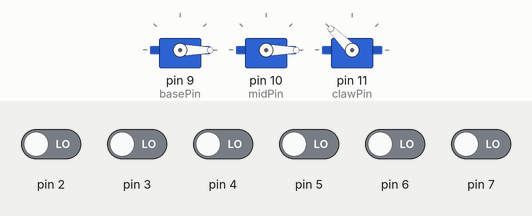
Recording of a sketch running on a simulated Arduino Uno, built with avr-gcc and run on an emulated ATmega328P. Parts: 3 × servo. The inputs (shaded band) are chosen by the test bench; at power-on: pin 2–7 LOW.

Above: at 1.2 s.
1.3 s: pin 2 driven HIGH
At 4.0 s:
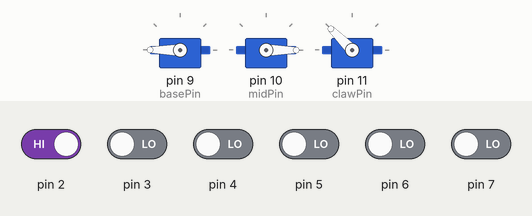
4.3 s: pin 2 driven LOW and pin 6 driven HIGH
At 5.2 s:
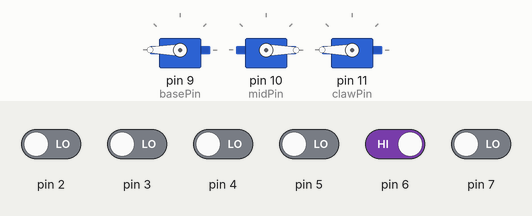
6.2 s: pin 3 driven HIGH
At 8.9 s:
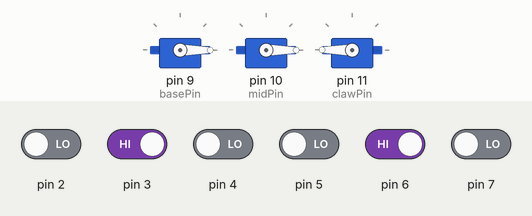
9.2 s: pin 3 driven LOW and pin 4 driven HIGH
At 11.9 s:
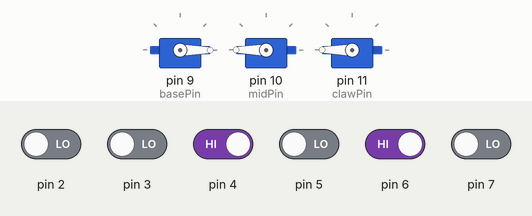
12.2 s: pin 2 driven HIGH
At 14.9 s:
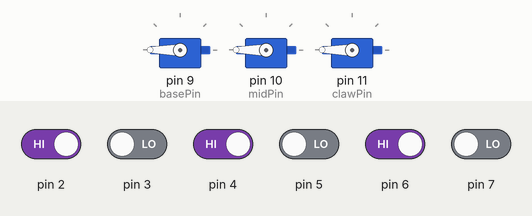
Timing chart, 0 to 16.2 s (numbered marks = the images above; inputs shaded):
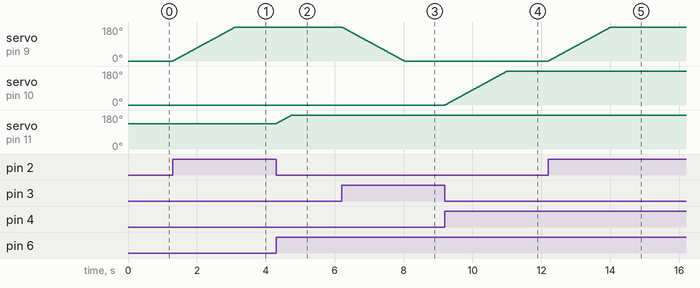

Measured:
- after the input at 1.3 s, servo on pin 9 (basePin): moves from 0° to 180° over 1.8 s, starting at once
- after the input at 4.3 s, servo on pin 11 (clawPin): moves from 135° to 180° over 0.44 s, starting at once
- after the input at 6.2 s, servo on pin 9 (basePin): moves from 180° to 0° over 1.8 s, starting at once
- after the input at 9.2 s, servo on pin 10 (midPin): moves from 0° to 180° over 1.8 s, starting at once
- after the input at 12.2 s, servo on pin 9 (basePin): moves from 0° to 180° over 1.8 s, starting at once

The sketch:

Lesson4_AdvancedProgramming_DigitalControl.ino
```cpp
#include <Servo.h>

//Button Pin Variables
bool button1;
bool button2;
bool button3;
bool button4;
bool button5;
bool button6;

//Servo Pin Variables
int basePin = 9;
int midPin = 10;
int clawPin = 11;

//Variables for Initial Servo Positions - you may want to modify these values depending on how the arm was built
float basePosition = 0;
int midPosition = 0;
int clawPosition = 135;

//Declare Servos
Servo base;
Servo mid;
Servo claw;


void setup() {              //Remember, this code only runs once, so we are using it to set up our pins

  //This is a for loop.  We are using it as a more efficent way to write all 6 of our button pins as inputs.
  for (int i=2; i<8; i++){    //Variable i is equal to 2.  This loop will run as long as our variable i is less than 8.  Each time this loop runs, 1 is added to variable i.  This is called incrementing.
    pinMode(i, INPUT);        //Remeber i equals 2, so when this runs, pin 2 will be declared as an input pin.  When the loop runs again, i will equal 3, and pin 3 will be declared as an input.
  }

//Delcare our servo pins as outputs
 pinMode(basePin, OUTPUT);
 pinMode(midPin, OUTPUT);
 pinMode(clawPin, OUTPUT);

base.attach(basePin);
mid.attach(midPin);
claw.attach(clawPin);


//Write our servos to the initial poisitions
  base.write(basePosition);
  mid.write(midPosition);
  claw.write(clawPosition);


 Serial.begin(9600);
}


//Remember, this loop will run infinitely
void loop() {
  checkInput(); //This is a function - scroll to the bottom to see what code this function executes.  You should see each of our input button variables being updated.
                //Placing this function here is the same as writing those 6 lines of code.

                //Pay attention to the functions below in the case statement.


  if (button1 == HIGH) {    //This is a case statement.  We are asking the code to compare two values.  If the comparison is TRUE, exectue the code in the { brackets }.  If FALSE, the { bracket } code is skipped, and the next if statement is checked.
    basePositive();
  }
  else if (button2 == HIGH) {
    baseNegative();
  }
  else if (button3 == HIGH) {
    midPositive();
  }
  else if (button4 == HIGH) {
    midNegative();
  }
  else if (button5 == HIGH) {
    clawPositive();
  }
  else if (button6 == HIGH) {
    clawNegative();
  }
  else {                      //In case statements, an else statement can run code if every other compariston returns FALSE.  In this example, we are telling the Arduino that if no buttons are being pressed, the arm should remain at its current base. mid and claw positions.
  base.write(basePosition);
  mid.write(midPosition);
  claw.write(clawPosition);
  }
  delay(10);
}                           //This is the end of the loop, and the code will now return to the first line of 'void Loop()'.  The code below are functions, which are only run when they are called.


//Functions
void basePositive(){        //This is a collection of code known as a function.  We have named it basePositive because we are adding '1' to the base position value, thus moving it counterclockwise.
  if (basePosition < 180) { //First, we need to make sure we do not over-rotate our servo, so we only run the code below if its position is less than 180
    basePosition++;         //Add '1' to our basePosition variable.  This is known as incrementing.
    base.write(basePosition); //Now we tell the base servo to move to the new servo position.
  }
}

void baseNegative(){
  if (basePosition > 0) {
    basePosition--;         //This subtracts '1' from our basePosition variable, called decrementing.  We use this to rotate our base servo in the oppostie direction.
    base.write(basePosition);
  }
}

void midPositive(){
  if (midPosition < 180) {
    midPosition++;
    mid.write(midPosition);
  }
}

void midNegative(){
  if (midPosition > 0) {
    midPosition--;
    mid.write(midPosition);
  }
}

void clawPositive(){
  if (clawPosition < 180) {
    clawPosition++;
    claw.write(clawPosition);
  }
}

void clawNegative(){
  if (clawPosition > 0) {
    clawPosition--;
    claw.write(clawPosition);
  }
}

void checkInput(){
   button1 = digitalRead(2);
   button2 = digitalRead(3);
   button3 = digitalRead(4);
   button4 = digitalRead(5);
   button5 = digitalRead(6);
   button6 = digitalRead(7);
}
```
